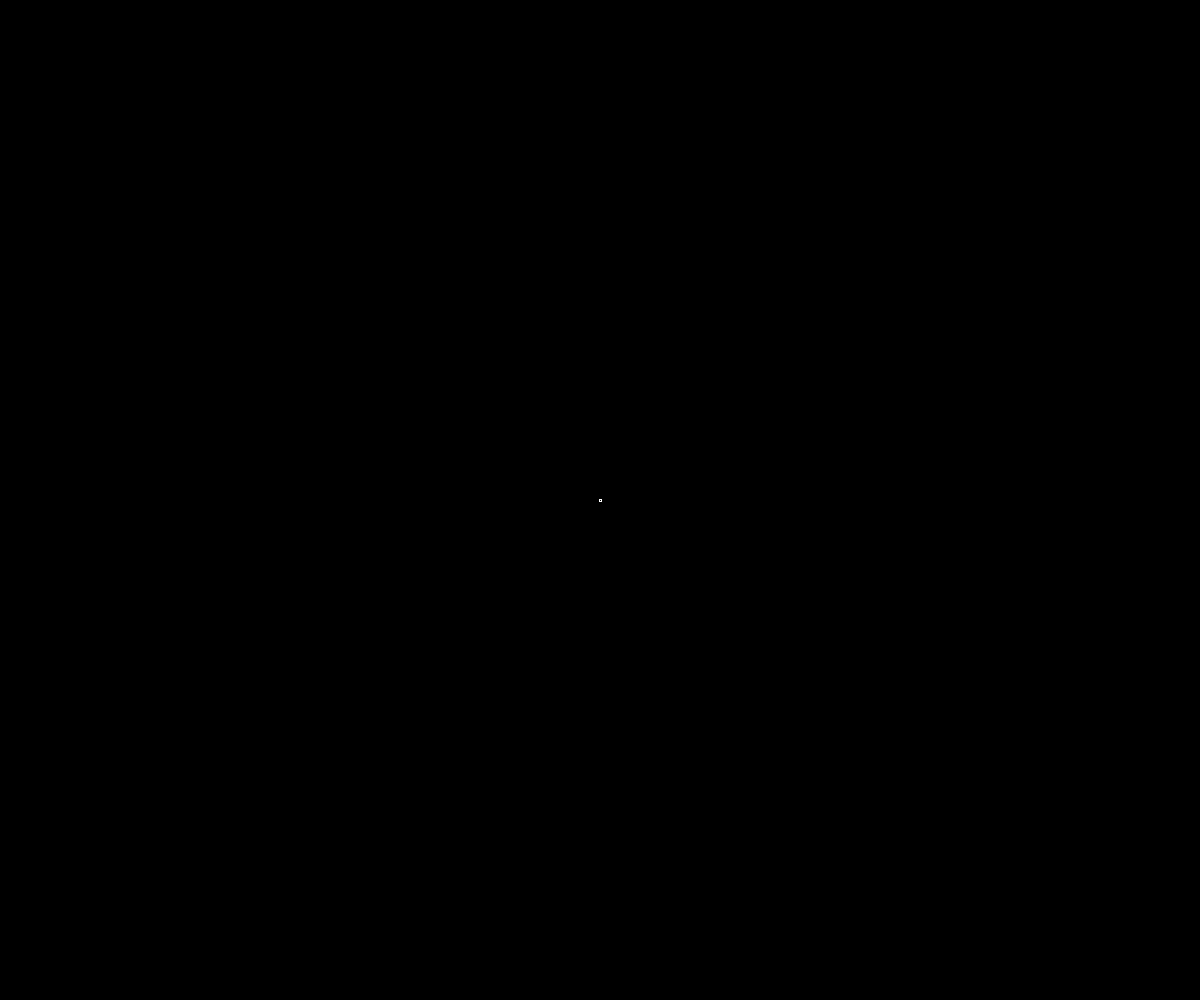
Frame 1 (no input)
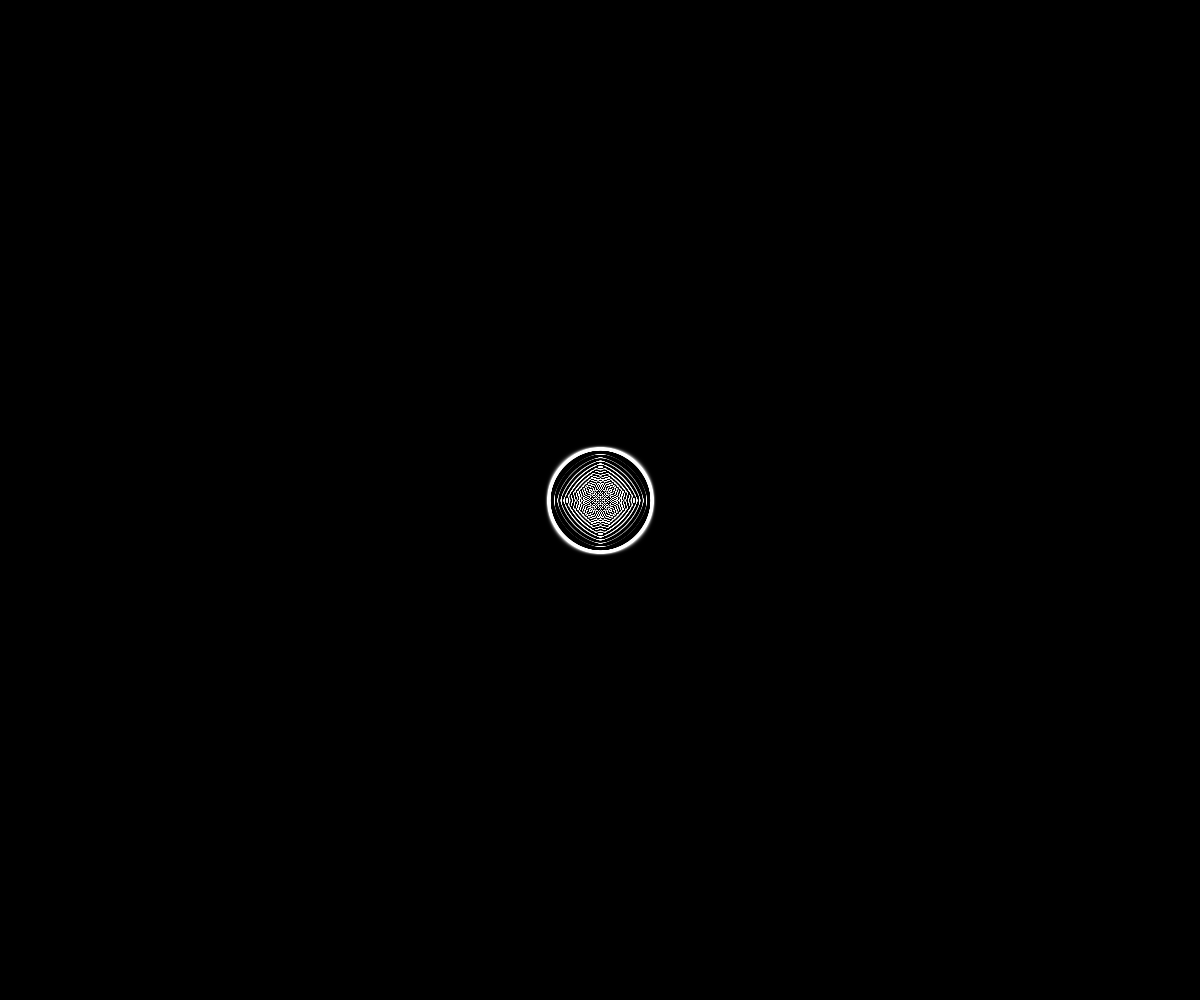
Frame 60 (no input)
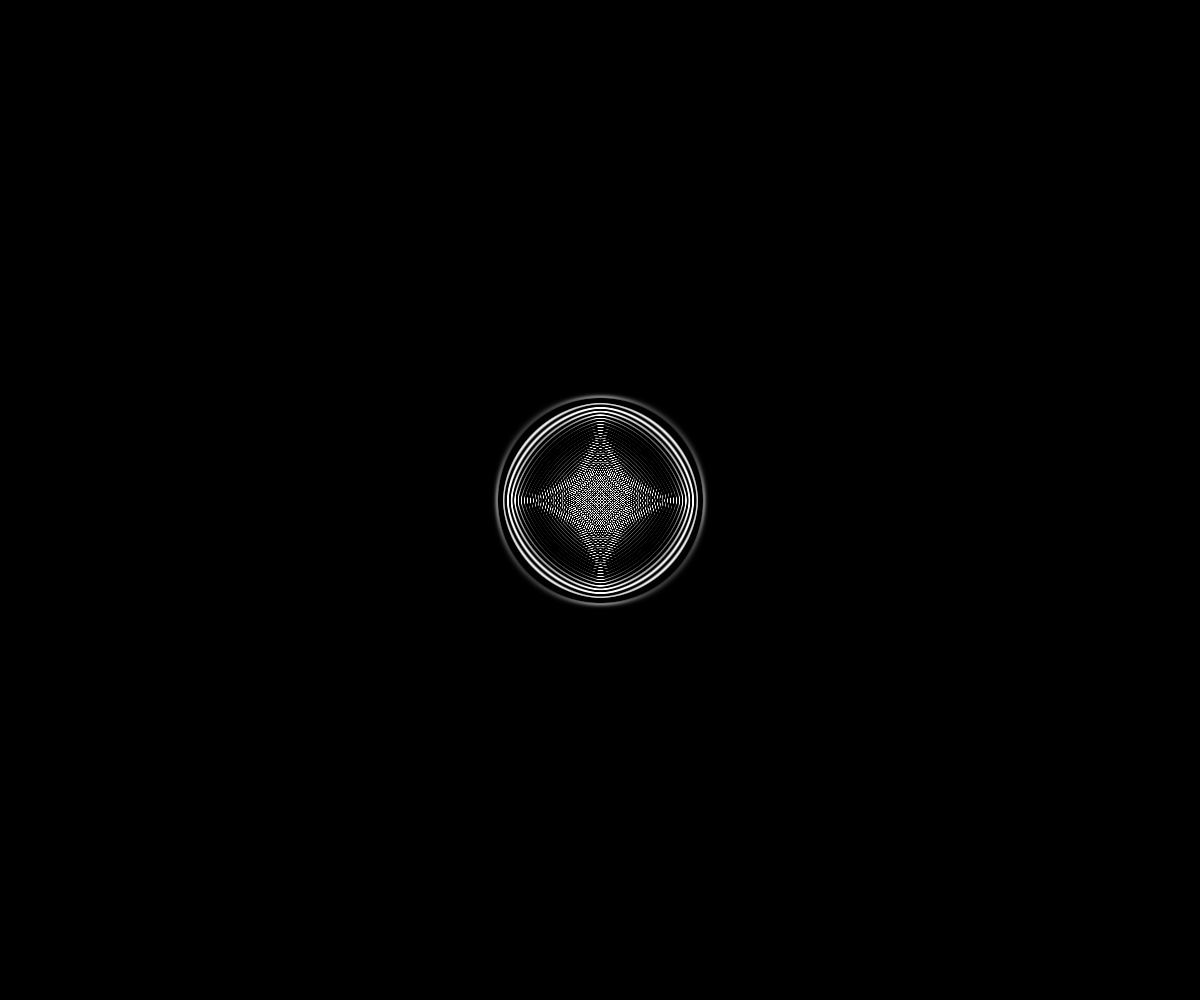
Frame 120 (the mouse pressed at the canvas centre since frame 60)

The p5.js sketch that drew these frames (run headless with seeded random() and noise() and a simulated clock; from frame 60 on, the mouse is pressed at the canvas centre):

// p5.js sketch
// ── sketch.js
let cols, rows, current = [], previous = [], damping = 0.99;

function setup() {
	pixelDensity(1)
    createCanvas(windowWidth, windowHeight)
    cols = width
    rows = height
    for (let i = 0; i < cols; i++) {
      current[i] = []
      previous[i] = []
      for (let j = 0; j < rows; j++) {
        current[i][j] = 0
        previous[i][j] = 0
      }
    }
    previous[floor(width / 2)][floor(height / 2)] = 255
}

function mouseDragged() {
	current[mouseX][mouseY] = 255;
}

function draw() {
	background(0)
	loadPixels()
    for (let i = 1; i < cols - 1; i++) {
      for (let j = 1; j < rows - 1; j++) {
        current[i][j] =
          (previous[i - 1][j] + previous[i + 1][j] +
            previous[i][j - 1] + previous[i][j + 1] +
            previous[i - 1][j - 1] + previous[i - 1][j + 1] +
            previous[i + 1][j - 1] + previous[i + 1][j + 1]
          ) / 4 - current[i][j];
        current[i][j] = current[i][j] * damping
        let index = (i + j * cols) * 4;
        pixels[index + 0] = current[i][j] * 255
        pixels[index + 1] = current[i][j] * 255
        pixels[index + 2] = current[i][j] * 255
        pixels[index + 3] = 255
      }
    }
    updatePixels()
  
	let temp = previous
	previous = current
	current = temp
}
